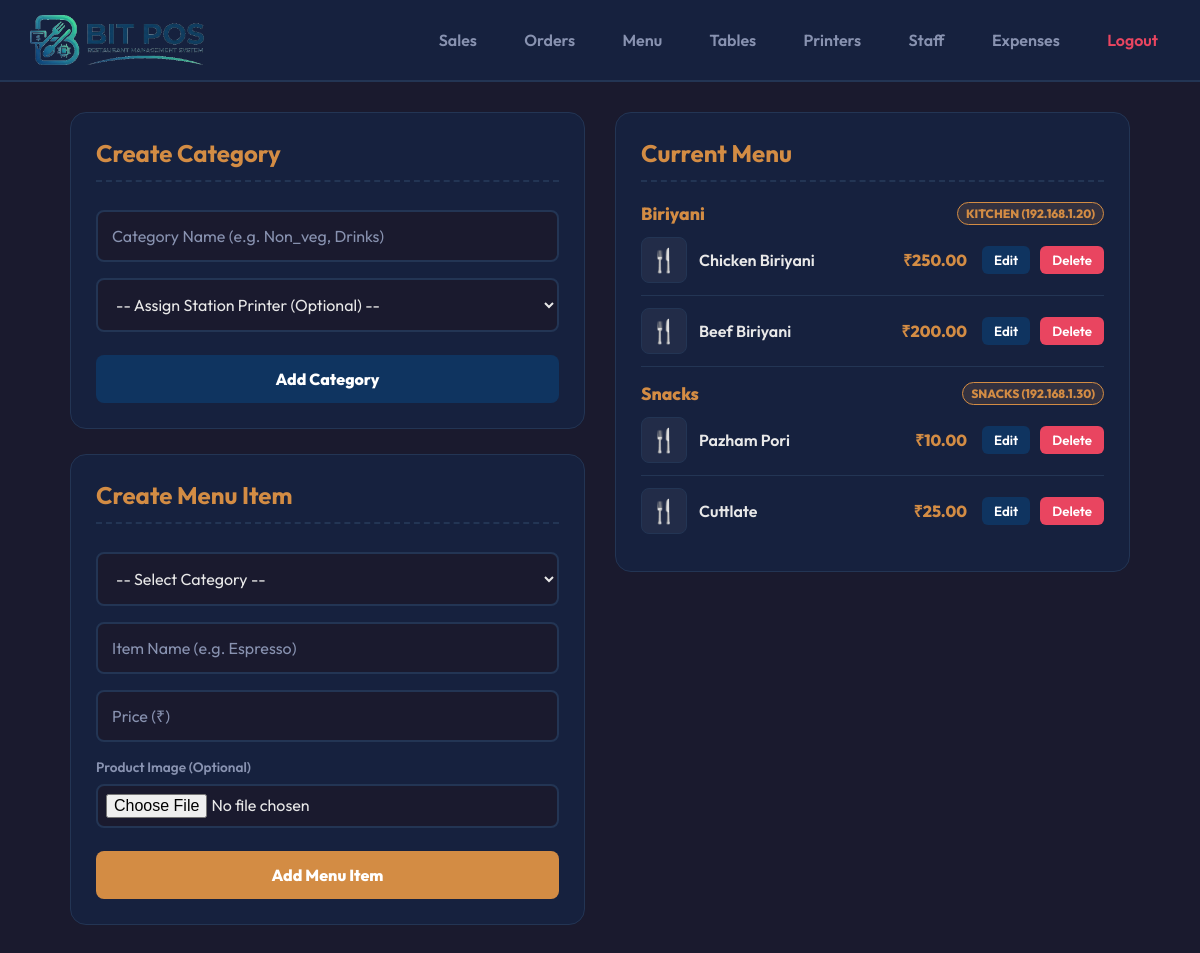
Page /menu/ (signed in) on the committed database.
### core/models.py (models this page shows, shortened)
class Category(models.Model):
    company = models.ForeignKey(Company, related_name='categories', on_delete=models.CASCADE)
    name = models.CharField(max_length=100)
    printer = models.ForeignKey(Printer, related_name='categories', on_delete=models.SET_NULL, null=True, blank=True)

class Printer(models.Model):
    PRINTER_TYPE_CHOICES = (
        ('cash_bill', 'Cash / Bill Printer'),
        ('kot', 'KOT Kitchen/Station Printer'),
    )
    company = models.ForeignKey(Company, related_name='printers', on_delete=models.CASCADE)
    name = models.CharField(max_length=100) # e.g. CASH, KITCHEN, JUICE
    printer_type = models.CharField(max_length=20, choices=PRINTER_TYPE_CHOICES, default='kot')
    ip_address = models.CharField(max_length=50, default='192.168.1.100')
    port = models.IntegerField(default=9100)
    is_active = models.BooleanField(default=True)
    created_at = models.DateTimeField(auto_now_add=True)

class MenuItem(models.Model):
    company = models.ForeignKey(Company, related_name='menu_items', on_delete=models.CASCADE)
    category = models.ForeignKey(Category, related_name='items', on_delete=models.CASCADE)
    name = models.CharField(max_length=200)
    description = models.TextField(blank=True)
    price = models.DecimalField(max_digits=8, decimal_places=2, validators=[MinValueValidator(Decimal('0.01'))])
    image = models.ImageField(upload_to='menu_items/', null=True, blank=True)
    is_available = models.BooleanField(default=True)

### core/views.py (the view, shortened to what this page needs)
# urls.py: path('menu/', views.manage_menu, name='manage_menu'),
@login_required(login_url='login_view')
def manage_menu(request):
    if not hasattr(request.user, 'profile') or request.user.profile.role != 'admin':
        return HttpResponseForbidden("Access Denied: Only Store Admins can manage the menu.")
    company = request.user.profile.company
    categories = Category.objects.filter(company=company).prefetch_related('items')
    kot_printers = Printer.objects.filter(company=company, printer_type='kot', is_active=True)
    return render(request, 'core/manage_menu.html', {
        'categories': categories,
        'kot_printers': kot_printers,
        'company': company
    })

### core/templates/core/manage_menu.html (shortened to what this page needs)
<!DOCTYPE html>
<html lang="en">
<head>
</head>
<body>
    <header>
        <h1><img src="/static/core/images/logo.png" alt="BITPOS" style="height: 50px; vertical-align: middle;"></h1>
        <div class="nav-links">
            <a href="/sales/">Sales</a>
            <a href="/orders/">Orders</a>
            <a href="/menu/">Menu</a>
            <a href="/tables/">Tables</a>
            <a href="/printers/">Printers</a>
            <a href="/users/">Staff</a>
            <a href="/expenses/">Expenses</a>
            <a href="/logout/" style="color:#E94560; font-weight:600; text-decoration:none;">Logout</a>
        </div>
    </header>
    <div class="container">
        <div class="column">
            <div class="card">
                <h2>Create Category</h2>
                <form method="POST">
                    <input type="text" name="name" placeholder="Category Name (e.g. Non_veg, Drinks)" required>
                    <select name="printer">
                        <option value="">-- Assign Station Printer (Optional) --</option>
                    </select>
                    <button type="submit" class="btn btn-accent">Add Category</button>
                </form>
            </div>
            <div class="card">
                <h2>Create Menu Item</h2>
                <form method="POST" enctype="multipart/form-data">
                    <select name="category" required>
                        <option value="">-- Select Category --</option>
                    </select>
                    <input type="text" name="name" placeholder="Item Name (e.g. Espresso)" required>
                    <input type="number" step="0.01" name="price" placeholder="Price (&#8377;)" required>
                    <label style="color:var(--muted); font-size:0.85rem; font-weight:600; display:block; margin-top:8px;">Product Image (Optional)</label>
                    <input type="file" name="image" accept="image/*" style="padding:8px;">
                    <button type="submit" class="btn btn-primary">Add Menu Item</button>
                </form>
            </div>
        </div>
        <div class="column">
            <div class="card">
                <h2>Current Menu</h2>
                {% for cat in categories %}
                <div class="cat-item" style="display:flex; justify-content:space-between; align-items:center;">
                    <span>{{ cat.name }}</span>
                    {% if cat.printer %}
                    <span style="font-size:0.75rem; background:rgba(211,140,68,0.15); color:var(--primary); padding:3px 8px; border-radius:12px; border:1px solid var(--primary);">{{ cat.printer.name }} ({{ cat.printer.ip_address }})</span>
                    {% endif %}
                </div>
                {% for item in cat.items.all %}
                <div class="menu-item" style="align-items:center; gap:12px;">
                    <div style="display:flex; align-items:center; gap:12px;">
                        {% if item.image %}
                        <img src="{{ item.image.url }}" alt="{{ item.name }}" style="width:46px; height:46px; object-fit:cover; border-radius:8px; border:1px solid var(--border);">
                        {% else %}
                        <div style="width:46px; height:46px; border-radius:8px; background:rgba(255,255,255,0.05); display:flex; align-items:center; justify-content:center; font-size:1.4rem; border:1px solid var(--border);">&#127860;</div>
                        {% endif %}
                        <span style="font-weight:600;">{{ item.name }}</span>
                    </div>
                    <div style="display: flex; align-items: center; gap: 10px;">
                        <span style="font-weight:800;color:var(--primary);margin-right:5px;">&#8377;{{ item.price }}</span>
                        <button onclick="openEditModal('{{ item.id }}', '{{ item.name|escapejs }}', '{{ item.price }}', '{{ cat.id }}')" style="background:var(--accent);color:white;border:none;padding:6px 12px;border-radius:6px;cursor:pointer;font-family:'Outfit',sans-serif;font-weight:600;">Edit</button>
                        <form method="POST" style="display:inline;" onsubmit="return confirm('Are you sure you want to delete this item?');">
                            <button type="submit" style="background:#E94560;color:white;border:none;padding:6px 12px;border-radius:6px;cursor:pointer;font-family:'Outfit',sans-serif;font-weight:600;">Delete</button>
                        </form>
                    </div>
                </div>
                {% empty %}
                <div class="menu-item" style="color:var(--muted)">No items yet</div>
                {% endfor %}
                {% empty %}
                <div style="text-align:center; padding:30px; color:var(--muted)">No categories yet</div>
                {% endfor %}
            </div>
        </div>
    </div>
</body>
</html>

### core/templates/core/manage_menu.html (style rules this page uses)
:root { --bg: #1A1A2E; --card: #16213E; --primary: #D38C44; --accent: #0F3460; --text: #E8E8E8; --muted: #8892B0; --border: #233554; }
* { margin: 0; padding: 0; box-sizing: border-box; }
body { font-family: 'Outfit', sans-serif; background: var(--bg); color: var(--text); min-height: 100vh; }
header { background: var(--card); padding: 15px 30px; display: flex; justify-content: space-between; align-items: center; border-bottom: 2px solid var(--border); }
h1 { font-weight: 800; font-size: 1.5rem; color: var(--primary); }
.nav-links a { color: var(--muted); text-decoration: none; margin-left: 20px; font-weight: 600; padding: 6px 12px; border-radius: 6px; transition: 0.2s; }
.container { max-width: 1100px; margin: 30px auto; padding: 0 20px; display: flex; gap: 30px; align-items: flex-start; }
.column { flex: 1; display: flex; flex-direction: column; gap: 25px; }
.card { background: var(--card); border-radius: 16px; padding: 25px; border: 1px solid var(--border); }
.card h2 { color: var(--primary); margin-bottom: 20px; padding-bottom: 12px; border-bottom: 2px dashed var(--border); }
input, select { width: 100%; padding: 14px; margin: 8px 0; border-radius: 8px; border: 2px solid var(--border); background: var(--bg); color: var(--text); font-family: 'Outfit', sans-serif; font-size: 1rem; }
input::placeholder { color: var(--muted); }
.btn { width: 100%; padding: 14px; margin-top: 15px; border: none; border-radius: 8px; font-family: 'Outfit', sans-serif; font-weight: 800; font-size: 1rem; cursor: pointer; transition: 0.2s; }
.btn-primary { background: var(--primary); color: white; }
.btn-accent { background: var(--accent); color: white; }
.cat-item { font-weight: 800; font-size: 1.1rem; color: var(--primary); margin-top: 15px; }
.menu-item { display: flex; justify-content: space-between; padding: 12px 0; border-bottom: 1px solid var(--border); }
.menu-item:last-child { border-bottom: none; }

### rows in the picture
Category: name "Biriyani", printer.name "KITCHEN", printer.ip_address "192.168.1.20"
MenuItem: name "Chicken Biriyani", price "250.00"
MenuItem: name "Beef Biriyani", price "200.00"
Category: name "Snacks", printer.name "SNACKS", printer.ip_address "192.168.1.30"
MenuItem: name "Pazham Pori", price "10.00"
MenuItem: name "Cuttlate", price "25.00"
